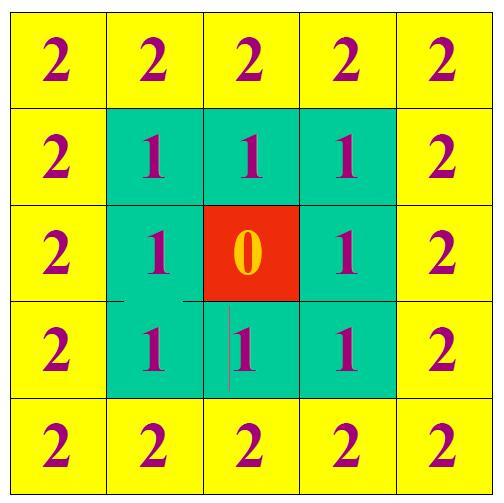
#> input picture picture_material/1.jpg, 504 x 503 px, found by its file name
$ python '5.Non-sharpening_mask&high-freq_boost_filtering.py'
#> lines starting #> are read from the running program, lines starting #| are printed output that depends on the picture
import cv2
import numpy as np

def fun_uh(img, k):
    imgBlur = cv2.GaussianBlur(img, (3, 3), 0, 0)
    imgMask = img - imgBlur
    res = img + np.uint8(k * imgMask)
    return res

img = cv2.imread("picture_material/1.jpg")
#> img is the input picture: shape (503, 504, 3); mean B, G, R 71.4, 216.3, 174.1

#非锐化掩模，k=1
mask_img = fun_uh(img, 1)
#> in fun_uh, `imgBlur = cv2.GaussianBlur(img, (3, 3), 0, 0)`:
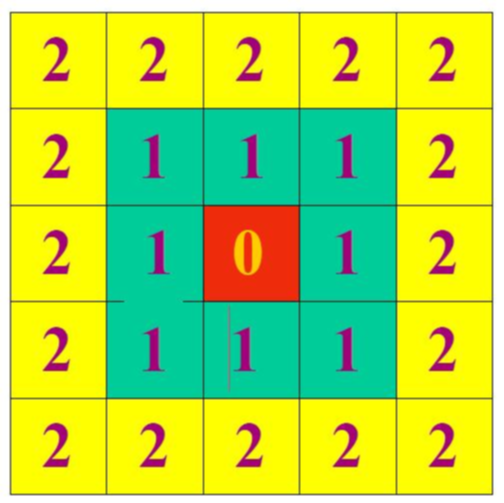
#> imgBlur: shape (503, 504, 3); mean B, G, R 71.5, 216.4, 174.2
#> in fun_uh, `imgMask = img - imgBlur`:
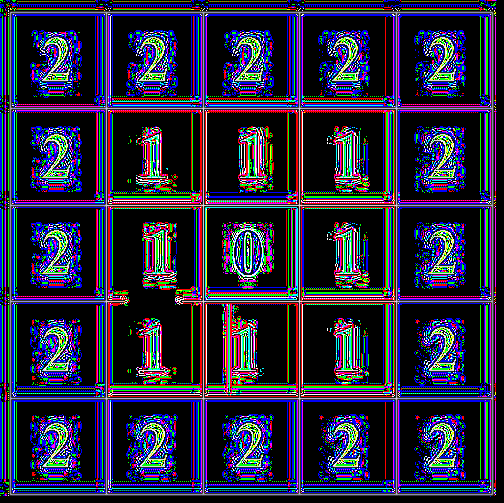
#> imgMask: shape (503, 504, 3); mean B, G, R 64.9, 39.1, 40.6
#> in fun_uh, `res = img + np.uint8(k * imgMask)`:
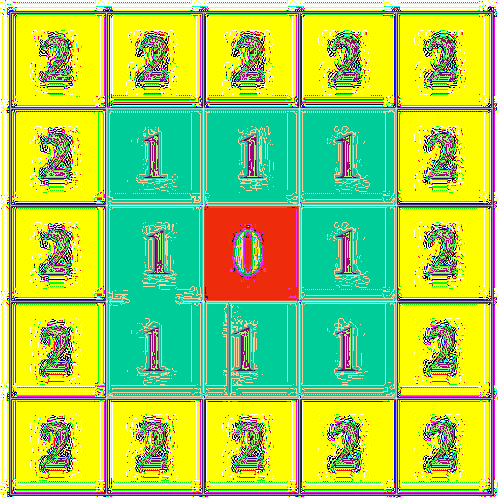
#> res: shape (503, 504, 3); mean B, G, R 92.4, 202.9, 164.1
#高频提升滤波，k=3
high_img = fun_uh(img, 3)
#> call 2 of fun_uh, with k = 3
#> in fun_uh (call 2), `res = img + np.uint8(k * imgMask)`:
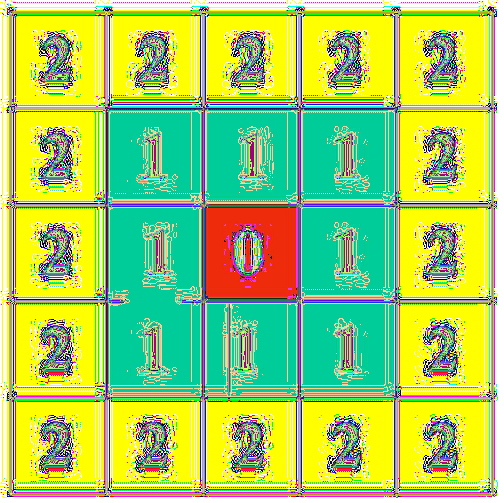
#> res: shape (503, 504, 3); mean B, G, R 102, 201.5, 165.7

cv2.imshow("Origin",img)
cv2.imshow("Unsharp mask",mask_img)
cv2.imshow("High freq",high_img)
cv2.waitKey()

$ run again, with picture_material/8.jpg copied over picture_material/1.jpg
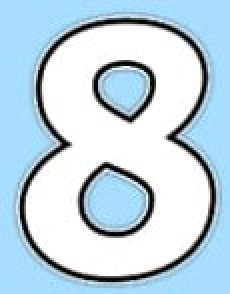
#> input picture picture_material/8.jpg, 115 x 147 px, found by its file name (shown 2 times larger)
#> img is the input picture: shape (147, 115, 3); mean B, G, R 226.3, 212.6, 189.9
#> in fun_uh, `imgMask = img - imgBlur`:
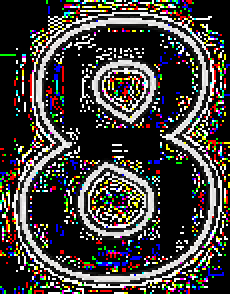
#> imgMask: shape (147, 115, 3) (shown 2 times larger); mean B, G, R 61.2, 63.5, 66.8
#> in fun_uh (call 2), `res = img + np.uint8(k * imgMask)`:
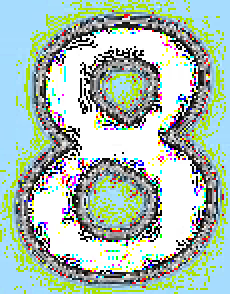
#> res: shape (147, 115, 3) (shown 2 times larger); mean B, G, R 180.1, 190.1, 170.1
